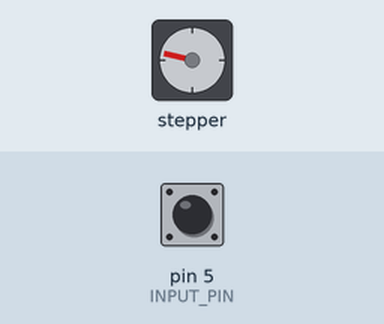
A sketch run on a simulated Arduino Uno, built with avr-gcc and run on an emulated ATmega328P. Shown: stepper motor. Wiring (inferred from the names in the program): stepper motor (2048 steps per turn assumed): coils pin 9, pin 10, pin 11, pin 12. The inputs (shaded band) are chosen by the test bench; at power-on: pin 5 (INPUT_PIN) LOW.

Above: at 1.2 s.
1.3 s: pin 5 (INPUT_PIN) driven HIGH
At 1.65 s:
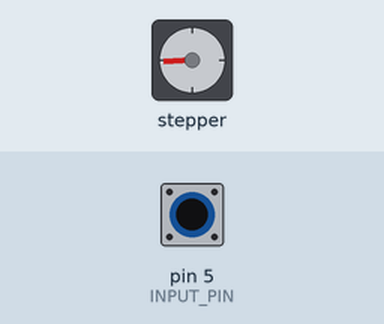
4.3 s: pin 5 (INPUT_PIN) pulsed LOW 2 times (0.12 s each, 0.3 s apart)
At 4.65 s:
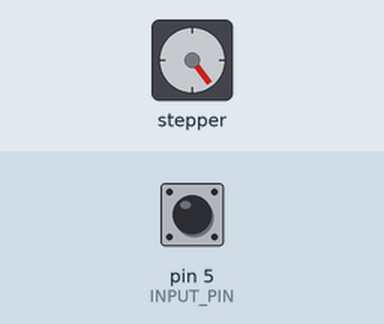
7.3 s: pin 5 (INPUT_PIN) driven LOW
At 7.66 s:
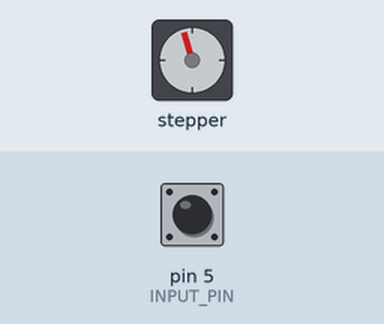
Timing chart, 0 to 19.3 s (numbered marks = the images above; inputs shaded):
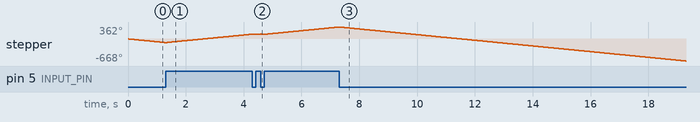

The sketch:

stepper_motor_test.ino
```cpp
/* Simple program to run a 28BYJ-48 Stepper motor.
 * Written by Nathan McCulloch
 * N.B. The 28BYJ-48 Stepper motor requires 2048 steps for a complete revolution and the max speed is 500 steps/sec.
 * This means that it takes just over 4 seconds to do a complete rotation
 */
#define STEPPER_PIN_1 9
#define STEPPER_PIN_2 10
#define STEPPER_PIN_3 11
#define STEPPER_PIN_4 12
#define INPUT_PIN 5 //Connected to a switch to toggle between clockwise and anticlockwise rotation
#define MINIMUM_STEP_DELAY 2 //Minimum delay required by the motor between steps is 2 milliseconds

int step_position = 0; //Used to keep track of the current step positon.
int clockwise = false; //Direction motor should rotate

void setup() {
  //Set the pin modes
  pinMode(STEPPER_PIN_1, OUTPUT);
  pinMode(STEPPER_PIN_2, OUTPUT);
  pinMode(STEPPER_PIN_3, OUTPUT);
  pinMode(STEPPER_PIN_4, OUTPUT);
}

void loop() {
  int reading = digitalRead(INPUT_PIN);
  switch(reading) {
    case 0:
      clockwise = false;
      break;
    case 1:
      clockwise = true;
      break;
    default:
      clockwise = false;
  }
  oneStep(clockwise);
  delay(MINIMUM_STEP_DELAY);
}

/*
 * Function: oneStep
 * ------------------
 * Move the motor one step
 *
 * clockwise: true if the direction of the motor is clockwise
 */
void oneStep(bool clockwise){
  if (clockwise) {
    step_clockwise(step_position);
  } else {
    step_anticlockwise(step_position);
  }
  step_position = (step_position + 1) % 4; // Update position of step
}


/*
 * Function: step_clockwise
 * ------------------------
 * Move the motor one step in the clockwise direction
 *
 * step_position: step position to move into
 */
void step_clockwise(int step_position) {
  switch(step_position){
      case 0:
        digitalWrite(STEPPER_PIN_1, HIGH);
        digitalWrite(STEPPER_PIN_2, LOW);
        digitalWrite(STEPPER_PIN_3, LOW);
        digitalWrite(STEPPER_PIN_4, LOW);
        break;
      case 1:
        digitalWrite(STEPPER_PIN_1, LOW);
        digitalWrite(STEPPER_PIN_2, HIGH);
        digitalWrite(STEPPER_PIN_3, LOW);
        digitalWrite(STEPPER_PIN_4, LOW);
        break;
      case 2:
        digitalWrite(STEPPER_PIN_1, LOW);
        digitalWrite(STEPPER_PIN_2, LOW);
        digitalWrite(STEPPER_PIN_3, HIGH);
        digitalWrite(STEPPER_PIN_4, LOW);
        break;
      case 3:
        digitalWrite(STEPPER_PIN_1, LOW);
        digitalWrite(STEPPER_PIN_2, LOW);
        digitalWrite(STEPPER_PIN_3, LOW);
        digitalWrite(STEPPER_PIN_4, HIGH);
        break;
    }
}

/*
 * Function: step_anticlockwise
 * ------------------------
 * Move the motor one step in the anticlockwise direction
 *
 * step_position: step position to move into
 */
void step_anticlockwise(int step_position) {
  switch(step_position){
      case 0:
        digitalWrite(STEPPER_PIN_1, LOW);
        digitalWrite(STEPPER_PIN_2, LOW);
        digitalWrite(STEPPER_PIN_3, LOW);
        digitalWrite(STEPPER_PIN_4, HIGH);
        break;
      case 1:
        digitalWrite(STEPPER_PIN_1, LOW);
        digitalWrite(STEPPER_PIN_2, LOW);
        digitalWrite(STEPPER_PIN_3, HIGH);
        digitalWrite(STEPPER_PIN_4, LOW);
        break;
      case 2:
        digitalWrite(STEPPER_PIN_1, LOW);
        digitalWrite(STEPPER_PIN_2, HIGH);
        digitalWrite(STEPPER_PIN_3, LOW);
        digitalWrite(STEPPER_PIN_4, LOW);
        break;
      case 3:
        digitalWrite(STEPPER_PIN_1, HIGH);
        digitalWrite(STEPPER_PIN_2, LOW);
        digitalWrite(STEPPER_PIN_3, LOW);
        digitalWrite(STEPPER_PIN_4, LOW);
        break;
    }
}
```
